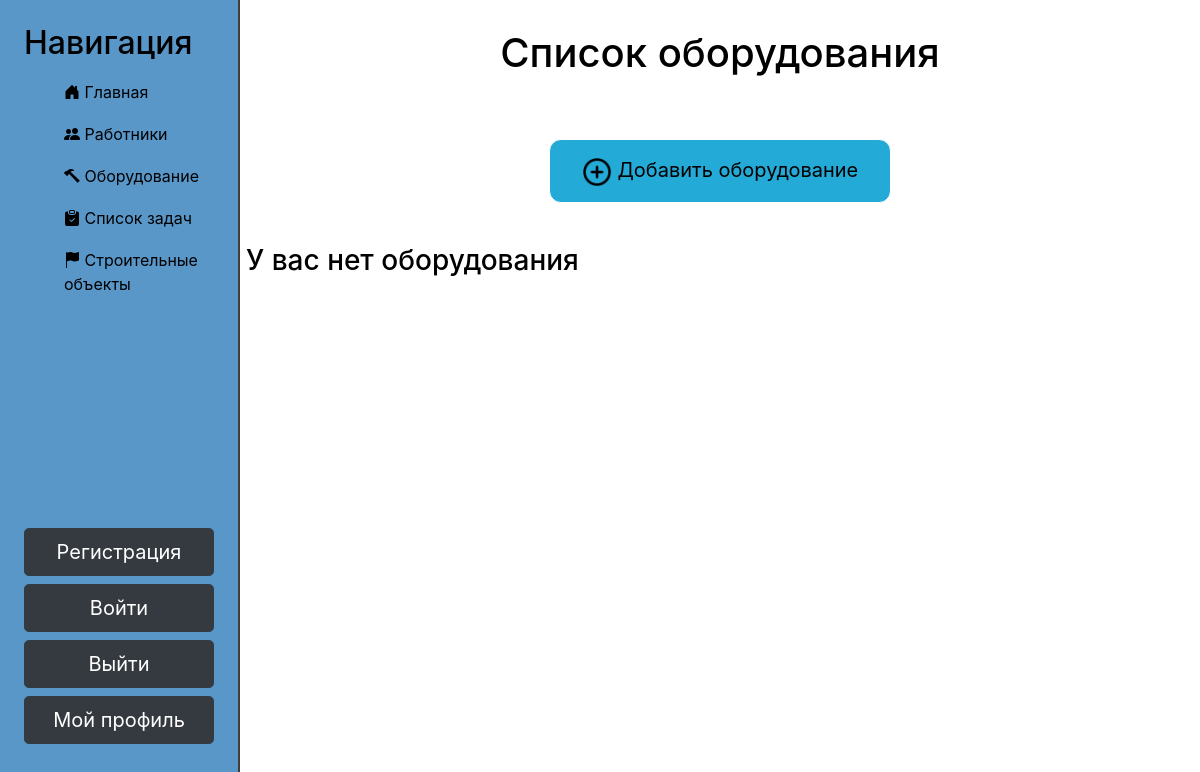
Before: /equipment/ with the older database file.
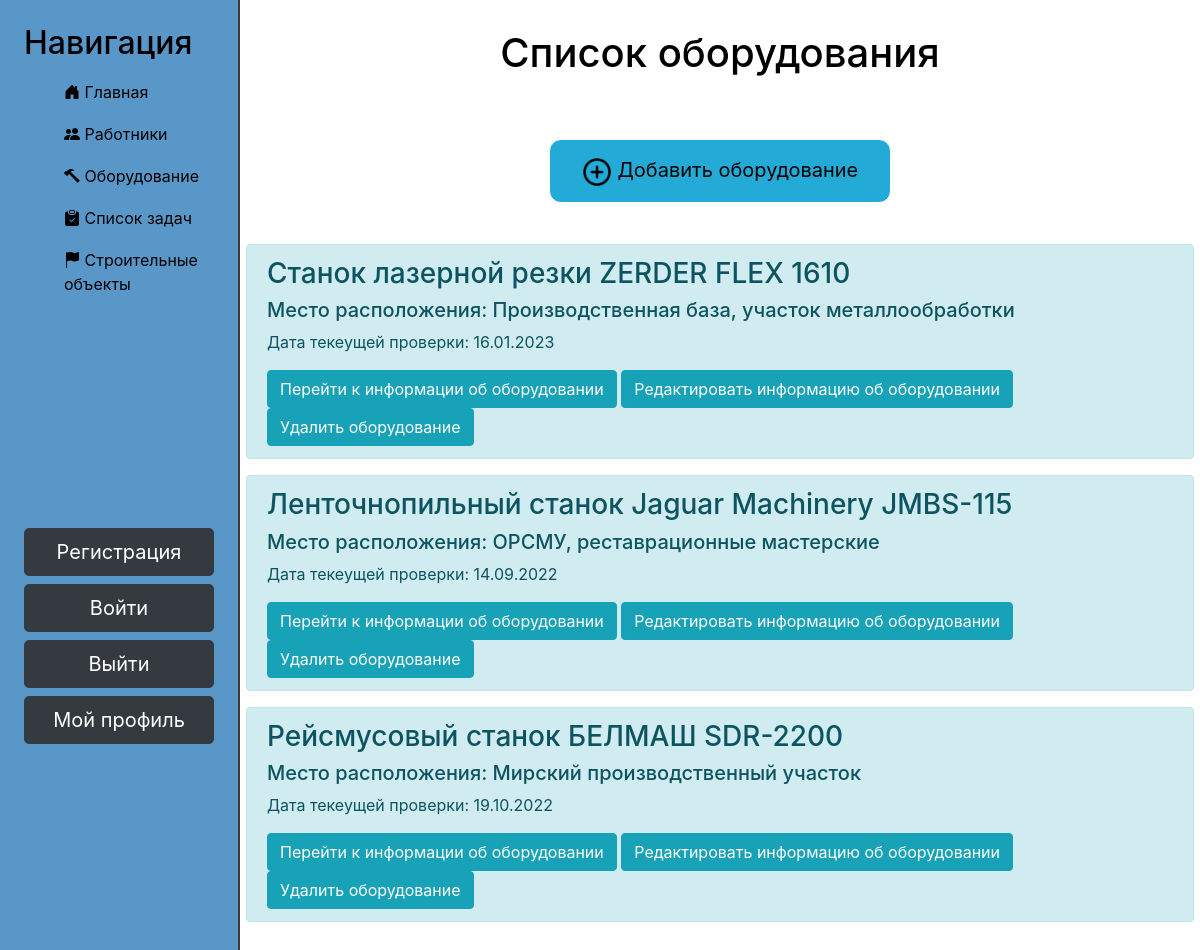
After: the same page with the newer database file.
### equipment/models.py (models this page shows, shortened)
class Equipments(models.Model):
    title = models.CharField('Оборудование', max_length=100)
    body = models.TextField('Описание оборудования')
    time = models.CharField('Дата текущей проверки', max_length=25)
    class Meta:
        verbose_name = 'Equipment'
        verbose_name_plural = 'Equipments'

### equipment/views.py (the view)
# urls.py: path('', views.my_equipments, name='equipment'),
def my_equipments(request):
    equipment = Equipments.objects.all()
    return render(request, 'equipment/equipments.html', {'equipment': equipment})

### equipment/templates/equipment/equipments.html (shortened to what this page needs)
{% extends 'main/base.html' %}
{% load static %}
{% block content %}
<div class="features">
    <h1>Список оборудования</h1>
</div>
<div class="features">
    <a href="{% url 'create_equipment' %}">
        <li>
            <button>
                <img src="{% static 'equipment/img/add.png' %}" alt="add" width="30" height="30">
                <span class="create">  Добавить оборудование</span>
            </button>
        </li>
    </a>
</div>
    <div class="plans">
        {% if equipment %}
            {% for el in equipment %}
                <div class="alert alert-info ">
                    <h3>{{ el.title }}</h3>
                    <h5>{{ el.body }}</h5>
                    <p>Дата текеущей проверки: {{ el.time }}</p>
                    <a href="{% url 'equipments-detail' el.id %}" class="btn btn-info">
                        Перейти к информации об оборудовании</a>
                    <a href="{% url 'equipments-update' el.id %}" class="btn btn-info">
                        Редактировать информацию об оборудовании</a>
                    <a href="{% url 'equipments-delete' el.id %}" class="btn btn-info"> Удалить оборудование</a>
                </div>
            {% endfor %}
        {% else %}
            <h3>У вас нет оборудования</h3>
    </div>
        {% endif %}
{% endblock %}

### main/templates/main/base.html (shortened to what this page needs)
{% load static %}
<!doctype html>
<html lang="ru">
<head>
    <link rel="stylesheet" href="https://cdn.jsdelivr.net/npm/bootstrap@4.6.2/dist/css/bootstrap.min.css">
    <link rel="stylesheet" href="{% static 'main/css/main.css' %}">
    <link rel="stylesheet" href="https://cdn.jsdelivr.net/npm/bootstrap-icons@1.8.1/font/bootstrap-icons.css">
</head>
<body>
    <aside>
        <h2>Навигация</h2>
        <ul>
            <a href="{% url 'home' %}"><li><i class="bi bi-house-door-fill"></i> Главная</li></a>
            <a href="{% url 'workers' %}"><li><i class="bi bi-people-fill"></i> Работники</li></a>
            <a href="{% url 'equipment' %}"><li><i class="bi bi-hammer"></i> Оборудование</li></a>
            <a href="{% url 'plans' %}"><li><i class="bi bi-clipboard-check-fill"></i> Список задач</li></a>
            <a href="{% url 'sites' %}"><li><i class="bi bi-flag-fill"></i> Строительные объекты</li></a>
        </ul>
        <div class="features">
            <br>
            <br>
            <br>
            <br>
            <br>
            <br>
            <br>
            <br>
            <br>
            <a href="{% url 'register' %}" class="btn btn-dark btn-lg btn-block"> Регистрация </a>
            <a href="{% url 'login' %}" class="btn btn-dark btn-lg btn-block"> Войти </a>
            <a href="{% url 'logout' %}" class="btn btn-dark btn-lg btn-block"> Выйти </a>
            <a href="{% url 'profile' %}" class="btn btn-dark btn-lg btn-block"> Мой профиль </a>
        </div>
    </aside>
    <main>
        {% block content %}
        {% endblock %}
    </main>
</body>
</html>

### main/static/main/css/main.css (style rules this page uses)
body { background: white; }
aside { float: left; background: #5997c9; width: 20%; padding: 2%; height: 180vh; color: black; border-right: 2px solid #403c3c; }
aside ul { list-style:none }
aside ul li { color: black; display: compact; margin-top: 18px; transition: transform .5s ease; }
main .features { float: left; padding: 2%; color: black; margin-top: 5px; text-align: center; width: 80%; }
button ul,li { list-style: none }
button { background-color: #24aad7; color: #000000; padding: 15px 32px; text-align: center; text-decoration: none; display: inline-block; font-size: 20px; border-radius: 12px; border: 0.1px solid white; margin: 1px; }
button span { cursor: pointer; display: inline-block; position: relative; transition: 0.5s; }
button span:after { content: '\00bb'; position: absolute; opacity: 0; top: 0; right: -20px; transition: 0.5s; }
main .plans { float: left; padding: 0.5%; color: black; margin-top: 10px; text-align: left; width: 80%; }

Changed rows visible on the page:
added Equipments: title "Станок лазерной резки ZERDER FLEX 1610", body "Место расположения: Производственная база, участок металлообработки", time "16.01.2023"
added Equipments: title "Ленточнопильный станок Jaguar Machinery JMBS-115", body "Место расположения: ОРСМУ, реставрационные мастерские", time "14.09.2022"
added Equipments: title "Рейсмусовый станок БЕЛМАШ SDR-2200", body "Место расположения: Мирский производственный участок", time "19.10.2022"
Other visible differences:
text no longer shown: "У вас нет оборудования"
